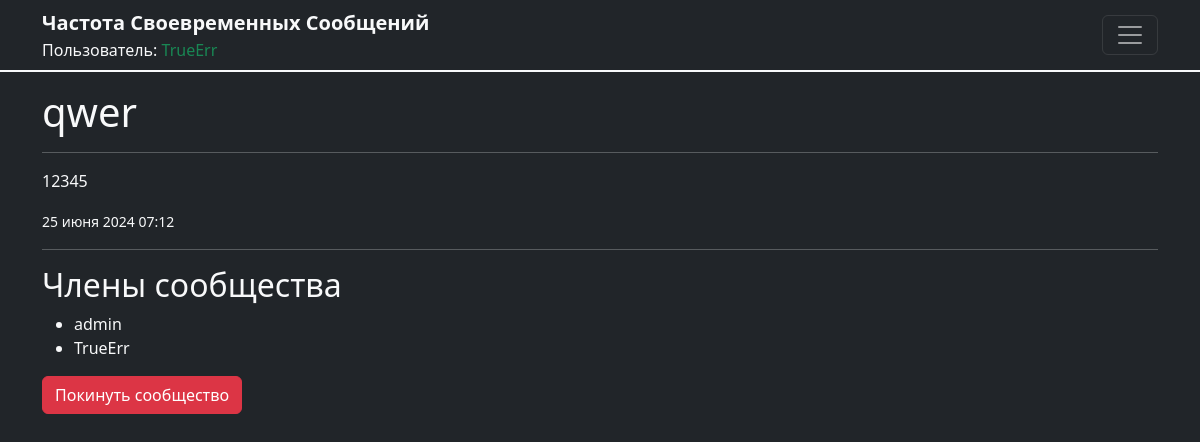
The app's page /community/1/ (signed in) with its own data.
### users/models.py (models this page shows, shortened)
class User(AbstractUser):
    profile = models.TextField(blank=True)
    is_blocked = models.BooleanField(default=False)
    is_muted = models.BooleanField(default=False)
    block_until = models.DateTimeField(null=True, blank=True)
    mute_until = models.DateTimeField(null=True, blank=True)

class Community(models.Model):
    name = models.CharField(max_length=255)
    description = models.TextField()
    creator = models.ForeignKey(User, related_name='created_communities', on_delete=models.CASCADE)
    members = models.ManyToManyField(User, related_name='communities', blank=True)
    timestamp = models.DateTimeField(auto_now_add=True)

### users/views.py (the view)
# urls.py: path('community/<int:community_id>/', views.community_detail_view, name='community_detail'),
@login_required
def community_detail_view(request, community_id):
    community = get_object_or_404(Community, id=community_id)
    members = community.members.all()
    return render(request, 'community_detail.html', {
        'community': community,
        'members': members,
    })

### templates/community_detail.html
{% extends 'base.html' %}
{% block content %}
<h1>{{ community.name }}</h1>
<hr>
<p>{{ community.description }}</p>
<small class="text-light">{{ community.timestamp|date:"d E Y H:i" }}</small>
<hr>
<h2>Члены сообщества</h2>
<ul>
  {% for member in members %}
    <li>{{ member.username }}</li>
  {% endfor %}
</ul>
{% if user in members %}
  <a href="{% url 'leave_community' community.id %}" class="btn btn-danger">Покинуть сообщество</a>
{% else %}
  <a href="{% url 'join_community' community.id %}" class="btn btn-primary">Присоединиться к сообществу</a>
{% endif %}
{% endblock %}

### templates/base.html (shortened to what this page needs)
{% load static %}
<!doctype html>
<html lang="ru">
<head>
  <link href="https://cdn.jsdelivr.net/npm/bootstrap@5.3.3/dist/css/bootstrap.min.css" rel="stylesheet"
>
  <link rel="stylesheet" href="{% static 'css/style.css' %}">
</head>
<body class="bg-dark text-light">
  <header class="header">
    <nav class="navbar navbar-dark bg-dark border-bottom border-2 border-light">
      <div class="container">
        <div>
          <a class="text-logo-FTM text-decoration-none text-light fs-5 fw-bold" href="{% url 'home' %}">Частота Своевременных Сообщений</a>
          <div class="">
            <span class="text-light">Пользователь:</span>
            {% if user.is_authenticated %}
              <a class="text-decoration-none text-success" href="{% url 'profile' user.username %}">{{ user }}</a>
            {% else %}
              <span class="text-danger">не авторизирован</span>
            {% endif %}
          </div>
        </div>
        <button class="navbar-toggler " type="button" data-bs-toggle="offcanvas" data-bs-target="#offcanvasDarkNavbar" aria-controls="offcanvasDarkNavbar" aria-label="Переключить навигацию">
          <span class="navbar-toggler-icon"></span>
        </button>
      </div>
    </nav>
  </header>
  <div class="container mt-3">
    {% block content %}
    {% endblock %}
  </div>
</body>
</html>

### records on screen
User: username "TrueErr"
Community: name "qwer", description "12345", timestamp "25 июня 2024 07:12"
User: username "admin"
